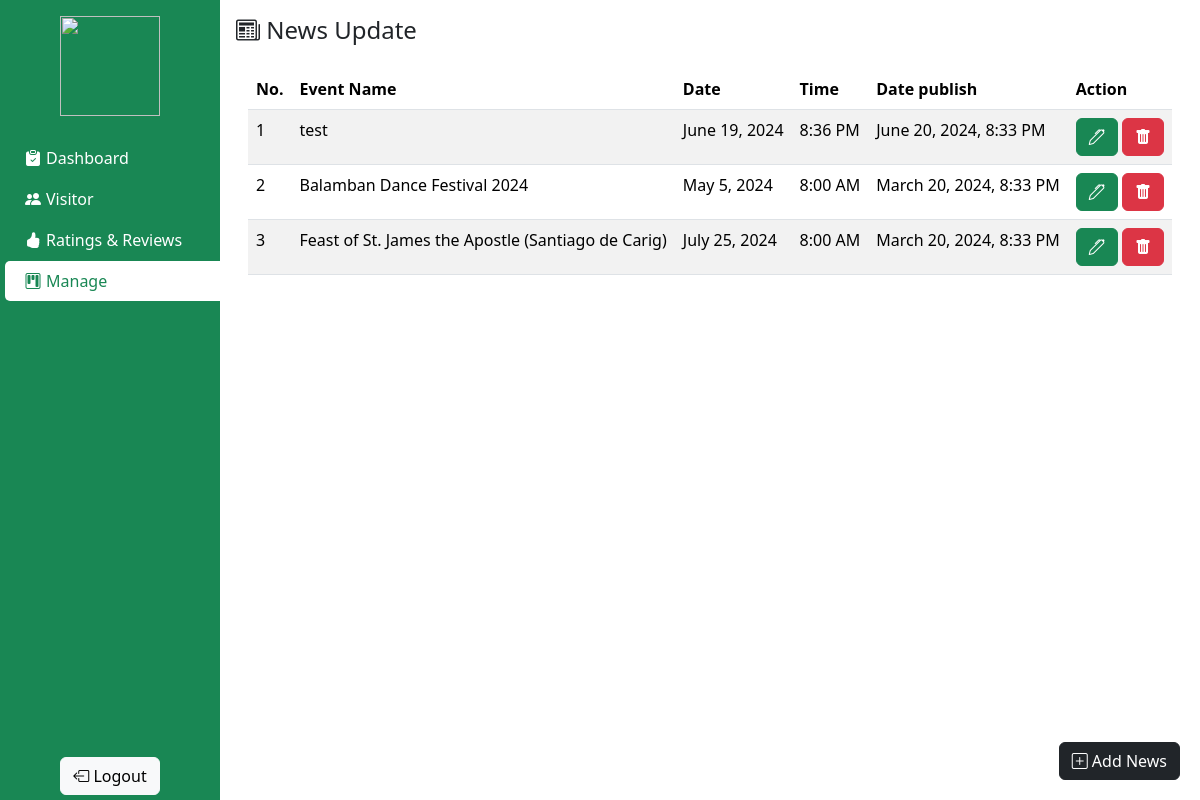
Screenshot of /Admin/news.php (signed in) with the database file from the repository.
### tables this page shows
CREATE TABLE `news` (
  `NEWS_ID` varchar(60) NOT NULL,
  `EVENT_NAME` varchar(60) NOT NULL,
  `ADDRESS` varchar(255) NOT NULL,
  `MAP` longtext NOT NULL,
  `DESCRIPTION` varchar(255) NOT NULL,
  `DATE` date NOT NULL,
  `TIME` time NOT NULL,
  `STATUS` int(5) NOT NULL,
  `DATE_PUBLISH` datetime DEFAULT NULL
);

### backend/db.php (called while the page is built, shortened)
<?php
class db_connect
{
    public $host = db_host;
    public $user = db_user;
    public $pass = db_pass;
    public $name = db_name;
    public function connect()
    {
        try {
            $this->conn = new mysqli($this->host, $this->user, $this->pass, $this->name);
            if ($this->conn->connect_error) {
                $this->error = "Connection failed: " . $this->conn->connect_error;
                return false;
            } else {
                return $this->conn;
            }
        } catch (\Throwable $th) {
            $this->error = "Connection error: " . $th->getMessage();
            return false;
        }
    }
}

### backend/class.php (called while the page is built, shortened)
<?php
include('db.php');
class global_class extends db_connect
{
    public function getNews()
    {
        $query = $this->conn->prepare("SELECT * FROM `news`");
        if ($query->execute()) {
            $result = $query->get_result();
            return $result;
        }
    }
}

### Admin/news.php (the view, shortened to what this page needs)
<?php
include("components/header.php");
?>
<h4 class="page-title"><i class="bi bi-newspaper"></i> News Update</h4>
<div class="container mt-4 table-container">
    <table class="table table-striped">
        <thead class="table-header">
            <tr>
                <th>No.</th>
                <th>Event Name</th>
                <th>Date</th>
                <th>Time</th>
                <th>Date publish</th>
                <th>Action</th>
            </tr>
        </thead>
        <tbody class="table-body">
            <?php
            $count = 1;
            $getNews = $db->getNews();
            while ($news = $getNews->fetch_assoc()) {
            ?>
                <tr>
                    <td><?= $count ?></td>
                    <td><?= $news['EVENT_NAME'] ?></td>
                    <td><?= date('F j, Y', strtotime($news['DATE'])) ?></td>
                    <td><?= date('g:i A', strtotime($news['TIME'])) ?></td>
                    <td> <?php
                            $originalDateTime = $news['DATE_PUBLISH'];
                           echo $formattedDateTime = date('F j, Y, g:i A', strtotime($originalDateTime));
                            ?></td>
                    <td>
                        <button class="btn btn-success btnEditNews" data-id="<?= $news['NEWS_ID'] ?>" data-name="<?= $news['EVENT_NAME'] ?>" data-address="<?= $news['ADDRESS'] ?>" data-description="<?= $news['DESCRIPTION'] ?>" data-date="<?= $news['DATE'] ?>" data-time="<?= $news['TIME'] ?>"><i class="bi bi-pen"></i></button>
                        <button class="btn btn-danger btnDeleteNews" data-id="<?= $news['NEWS_ID'] ?>"><i class="bi bi-trash-fill"></i></button>
                    </td>
                </tr>
            <?php
                $count++;
            }
            ?>
        </tbody>
    </table>
</div>
<button class="btn btn-dark btn-add-new" id="btnAddNews"><i class="bi bi-plus-square"></i> Add News</button>
<?php
include("components/footer.php");
?>

### Admin/css/header-footer.css (style rules this page uses)
.table-container { max-height: 89vh; overflow: auto; }
.table-header { position: sticky; top: 0; }

### Admin/css/styles.css (style rules this page uses)
.btn-add-new { position: absolute; bottom: 20px; right: 20px; }

### rows the page displays
news: EVENT_NAME "test", DATE "June 19, 2024", TIME "8:36 PM", DATE_PUBLISH "June 20, 2024, 8:33 PM"
news: EVENT_NAME "Balamban Dance Festival 2024", DATE "May 5, 2024", TIME "8:00 AM", DATE_PUBLISH "March 20, 2024, 8:33 PM"
news: EVENT_NAME "Feast of St. James the Apostle (Santiago de Carig)", DATE "July 25, 2024", TIME "8:00 AM", DATE_PUBLISH "March 20, 2024, 8:33 PM"
